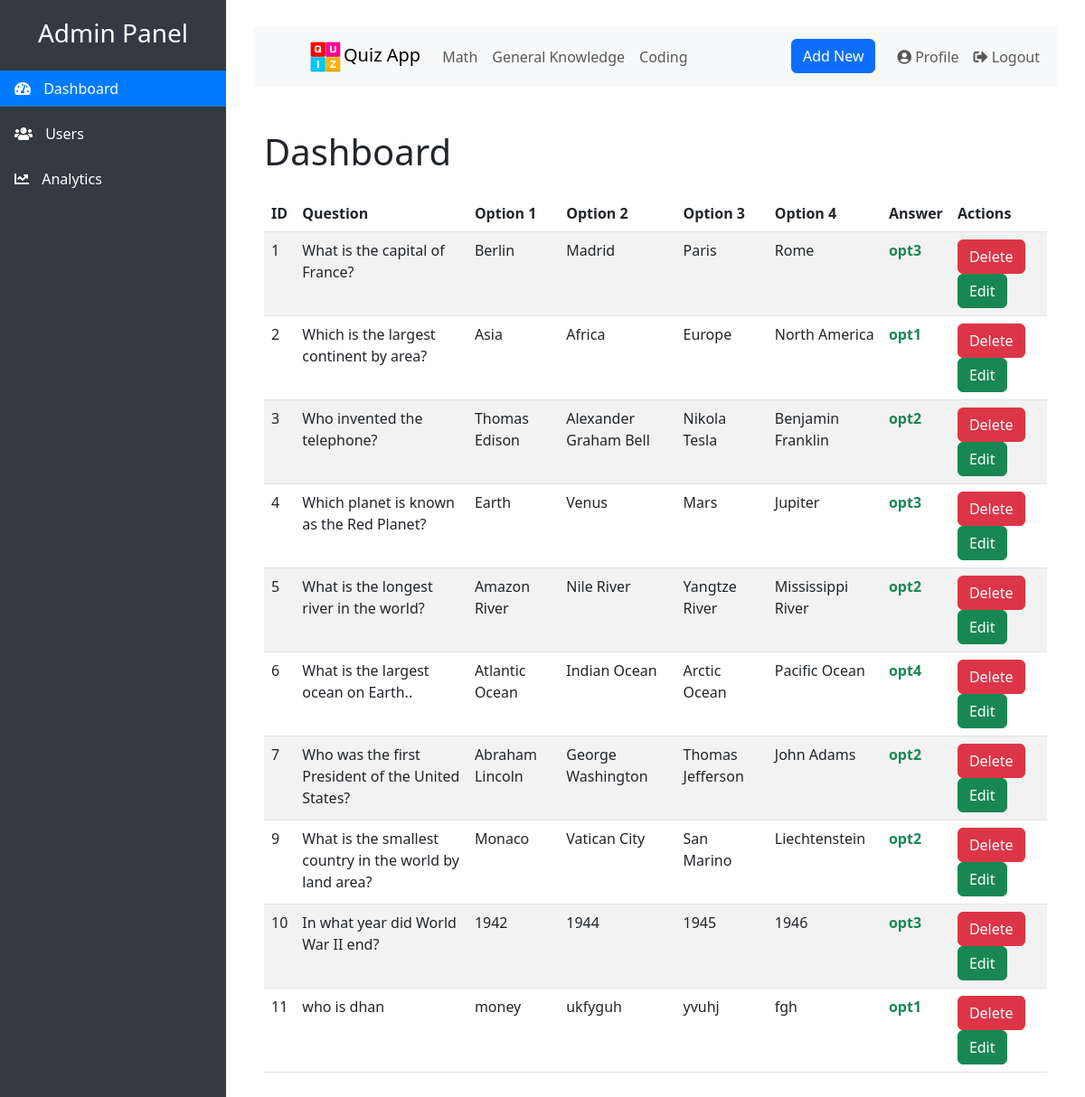
The app's page /dasbord.php with its own data.
### tables this page shows
CREATE TABLE `gk` (
  `id` int(11) NOT NULL,
  `quizid` int(11) DEFAULT NULL,
  `subject` varchar(255) DEFAULT NULL,
  `question` text DEFAULT NULL,
  `opt1` varchar(255) DEFAULT NULL,
  `opt2` varchar(255) DEFAULT NULL,
  `opt3` varchar(255) DEFAULT NULL,
  `opt4` varchar(255) DEFAULT NULL,
  `ans` varchar(255) DEFAULT NULL,
  `created_at` timestamp NOT NULL DEFAULT current_timestamp(),
  `updated_at` timestamp NOT NULL DEFAULT current_timestamp() ON UPDATE current_timestamp()
);

### dasbord.php (the view, shortened to what this page needs)
<!DOCTYPE html>
<html lang="en">
<head>
    <link href="https://cdn.jsdelivr.net/npm/bootstrap@5.3.0-alpha1/dist/css/bootstrap.min.css" rel="stylesheet">
    <link href="https://cdnjs.cloudflare.com/ajax/libs/font-awesome/5.15.4/css/all.min.css" rel="stylesheet">
</head>
<body>
    <div class="sidebar">
        <h3 class="text-white text-center mb-4">Admin Panel</h3>
        <ul class="nav flex-column">
            <li class="nav-item">
                <a class="nav-link active" href="">
                    <i class="fas fa-tachometer-alt"></i> Dashboard
                </a>
            </li>
            <li class="nav-item">
                <a class="nav-link" href="users.php">
                    <i class="fas fa-users"></i> Users
                </a>
            </li>
            <li class="nav-item">
                <a class="nav-link" href="#">
                    <i class="fas fa-chart-line"></i> Analytics
                </a>
            </li>
        </ul>
    </div>
    <div class="content">
    <nav class="navbar navbar-expand-lg navbar-light bg-light mb-5">
    <div class="container-fluid">
        <a class="navbar-brand ms-5" href="#"><img src="uploads/Quiz-Logo-removebg-preview.png" alt="" height="40px" width="40px">Quiz App</a>
        <div class="collapse navbar-collapse" id="navbarNav">
            <ul class="navbar-nav me-auto">
                <li class="nav-item">
                    <a class="nav-link" href="?subject=math">Math</a>
                </li>
                <li class="nav-item">
                    <a class="nav-link" href="?subject=gk">General Knowledge</a>
                </li>
                <li class="nav-item">
                    <a class="nav-link" href="?subject=coding">Coding</a>
                </li>
            </ul>
            <ul class="navbar-nav">
                <li class="nav-item">
                    <button type="button" class="btn btn-primary me-3" onclick="location.href='add.php'">Add New</button>
                </li>
                <li class="nav-item">
                    <a class="nav-link" href="admin_profile.php">
                        <i class="fas fa-user-circle"></i> Profile
                    </a>
                </li>
                <li class="nav-item">
                    <a class="nav-link" href="login.php">
                        <i class="fas fa-sign-out-alt"></i> Logout
                    </a>
                </li>
            </ul>
        </div>
    </div>
</nav>
    <div class="container">
<?php
include("connection.php");
$subject = isset($_GET['subject']) ? $_GET['subject'] : 'gk';
$sql = "SELECT * FROM $subject ";
$result = mysqli_query($conn, $sql);
$num = mysqli_num_rows($result);
?>
<?php
if ($num > 0) {
    echo "<table class='table table-striped'>
    <h1 class='mb-4'>Dashboard</h1>
    <thead>
        <tr>
            <th>ID</th>
            <th>Question</th>
            <th>Option 1</th>
            <th>Option 2</th>
            <th>Option 3</th>
            <th>Option 4</th>
            <th>Answer</th>
            <th>Actions</th>
        </tr>
    </thead>
    <tbody>";
    while ($row = mysqli_fetch_assoc($result)) {
        echo "<tr>
                <td>" . htmlspecialchars($row["id"]) . "</td>
                <td>" . htmlspecialchars($row["question"]) . "</td>
                <td>" . htmlspecialchars($row["opt1"]) . "</td>
                <td>" . htmlspecialchars($row["opt2"]) . "</td>
                <td>" . htmlspecialchars($row["opt3"]) . "</td>
                <td>" . htmlspecialchars($row["opt4"]) . "</td>
                <td class='text-success fw-bolder'>" . htmlspecialchars($row["ans"]) . "</td>
                <td>
                    <form method='POST' action=''>
                        <input type='hidden' name='id' value='" . htmlspecialchars($row["id"]) . "'>
                        <button type='submit' class='btn btn-danger' name='delete'>Delete</button>
                        <button type='button' class='btn btn-success' onclick='location.href=\"edit.php?id=" . htmlspecialchars($row["id"]. "&subject=". $_GET['subject']) . "\"'>Edit</button>
                    </form>
                </td>
              </tr>";
    }
    echo "</tbody></table>";
} else {
    echo "<p>No results found for subject: $subject</p>";
}
?>
</div>
    </div>
</body>
</html>

### dasbord.php (style rules this page uses)
.sidebar { position: fixed; top: 0; left: 0; bottom: 0; width: 250px; background-color: #343a40; padding-top: 20px; }
.sidebar .nav-link { color: #fff; }
.sidebar .nav-link.active { background-color: #007bff; }
.sidebar .nav-item { margin-bottom: 10px; }
.sidebar .nav-item i { margin-right: 10px; }
.content { margin-left: 250px; padding: 30px; }
.navbar { z-index: 1; }

### records on screen
gk: id "1", question "What is the capital of France?", opt1 "Berlin", opt2 "Madrid", opt3 "Paris", opt4 "Rome", ans "opt3"
gk: id "2", question "Which is the largest continent by area?", opt1 "Asia", opt2 "Africa", opt3 "Europe", opt4 "North America", ans "opt1"
gk: id "3", question "Who invented the telephone?", opt1 "Thomas Edison", opt2 "Alexander Graham Bell", opt3 "Nikola Tesla", opt4 "Benjamin Franklin", ans "opt2"
gk: id "4", question "Which planet is known as the Red Planet?", opt1 "Earth", opt2 "Venus", opt3 "Mars", opt4 "Jupiter", ans "opt3"
gk: id "5", question "What is the longest river in the world?", opt1 "Amazon River", opt2 "Nile River", opt3 "Yangtze River", opt4 "Mississippi River", ans "opt2"
gk: id "6", question "What is the largest ocean on Earth..", opt1 "Atlantic Ocean", opt2 "Indian Ocean", opt3 "Arctic Ocean", opt4 "Pacific Ocean", ans "opt4"
gk: id "7", question "Who was the first President of the United States?", opt1 "Abraham Lincoln", opt2 "George Washington", opt3 "Thomas Jefferson", opt4 "John Adams", ans "opt2"
gk: id "9", question "What is the smallest country in the world by land area?", opt1 "Monaco", opt2 "Vatican City", opt3 "San Marino", opt4 "Liechtenstein", ans "opt2"
gk: id "10", question "In what year did World War II end?", opt1 "1942", opt2 "1944", opt3 "1945", opt4 "1946", ans "opt3"
gk: id "11", question "who is dhan", opt1 "money", opt2 "ukfyguh", opt3 "yvuhj", opt4 "fgh", ans "opt1"
